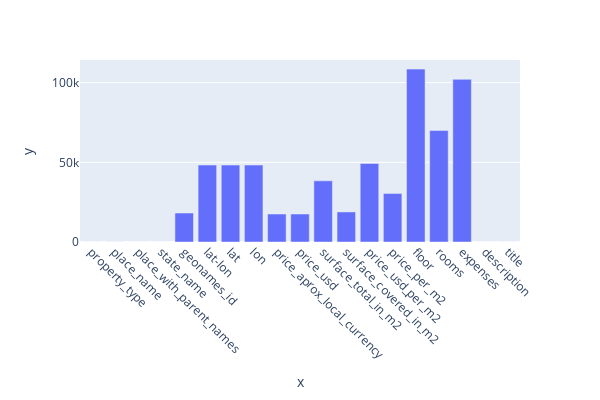

Notebook code for this chart:
### Markdown cell above
Luego ploteamos su distribución por columnas. De estas se destacan floor, rooms y expensas con el mayor recuento de nulos.

### Code cell
fig_barplot = px.bar(x=df.isna().sum().index, y=df.isna().sum().values,  width=600, height=400).update_xaxes(tickangle=45)
fig_barplot.show()

### Figure 1 — Plotly figure (JSON) as saved in the notebook; plotly's stock layout.template omitted (floating-point values rounded to 4 significant figures)
{"data": [{"alignmentgroup": "True", "hovertemplate": "x=%{x}<br>y=%{y}<extra></extra>", "legendgroup": "", "marker": {"color": "#636efa", "pattern": {"shape": ""}}, "name": "", "offsetgroup": "", "orientation": "v", "showlegend": false, "textposition": "auto", "type": "bar", "x": ["property_type", "place_name", "place_with_parent_names", "state_name", "geonames_id", "lat-lon", "lat", "lon", "price_aprox_local_currency", "price_usd", "surface_total_in_m2", "surface_covered_in_m2", "price_usd_per_m2", "price_per_m2", "floor", "rooms", "expenses", "description", "title"], "xaxis": "x", "y": [0, 23, 0, 0, 18180, 48289, 48289, 48289, 17556, 17556, 38378, 18853, 49289, 30443, 108481, 69941, 102055, 2, 0], "yaxis": "y"}], "layout": {"barmode": "relative", "height": 400, "legend": {"tracegroupgap": 0}, "margin": {"t": 60}, "width": 600, "xaxis": {"anchor": "y", "domain": [0, 1], "tickangle": 45, "title": {"text": "x"}}, "yaxis": {"anchor": "x", "domain": [0, 1], "title": {"text": "y"}}}}
